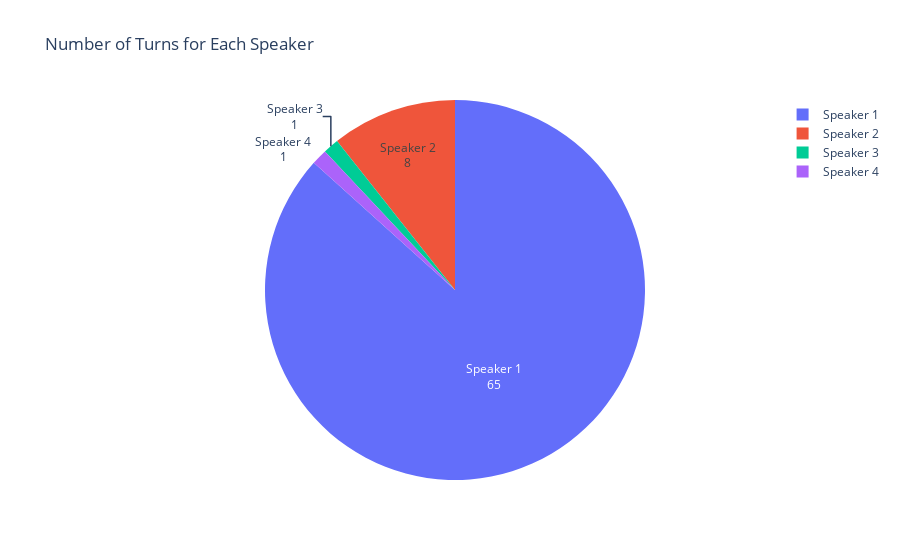

The notebook cell this image was saved under:
### Code cell
# Create the pie chart for number of turns
fig = go.Figure(data=[go.Pie(labels=speaker_turns.index, values=speaker_turns, name="Number of Turns")])
fig.update_traces(textinfo='value+label')
fig.update_layout(title_text='Number of Turns for Each Speaker')
fig.show()

### Figure 1 — Plotly figure (JSON) as saved in the notebook; plotly's stock layout.template omitted (floating-point values rounded to 4 significant figures)
{"data": [{"labels": ["Speaker 1", "Speaker 2", "Speaker 3", "Speaker 4"], "name": "Number of Turns", "textinfo": "value+label", "type": "pie", "values": [65, 8, 1, 1]}], "layout": {"autosize": true, "title": {"text": "Number of Turns for Each Speaker"}}}
